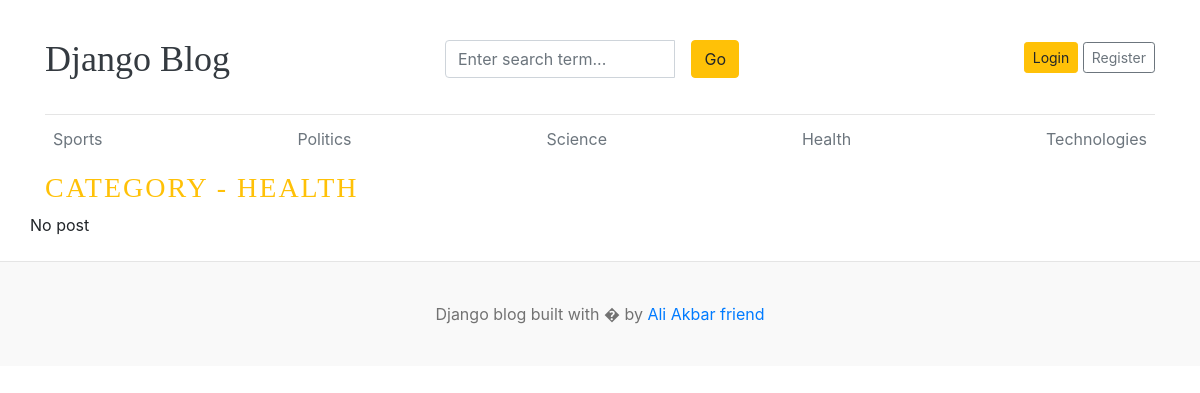
Before: /category/4/ with the older database file.
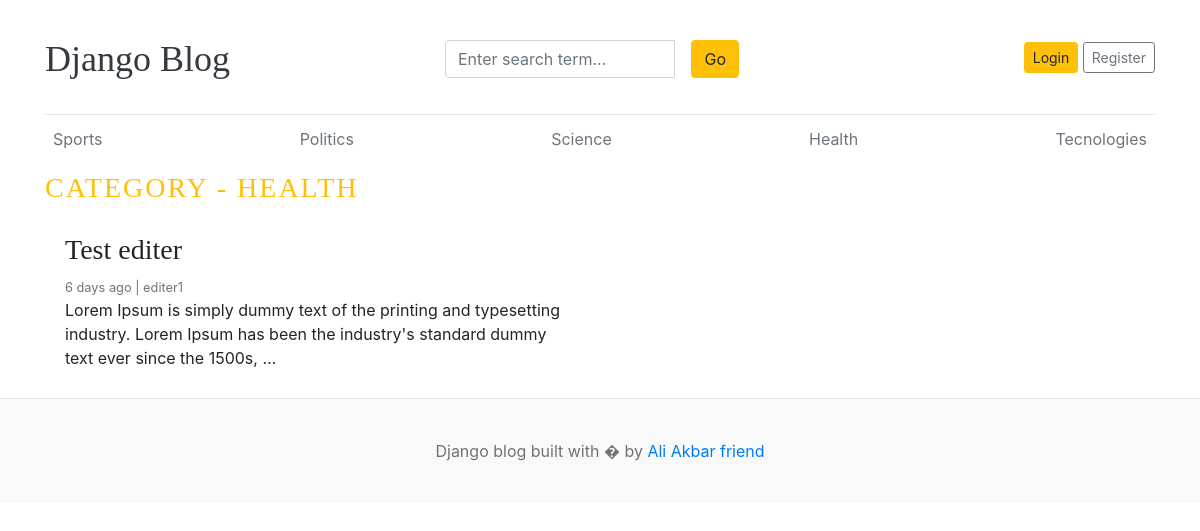
After: the same page with the newer database file.
### blogs/models.py (models this page shows, shortened)
class Category(models.Model):
    category_name= models.CharField(max_length=50 , unique=True)
    created_at = models.DateTimeField(auto_now_add=True)
    updated_at = models.DateTimeField(auto_now_add=True)
    class Meta:
        verbose_name_plural = 'categories'
    def __str__(self):
        return self.category_name

class Blog(models.Model):
    title = models.CharField(max_length=100)
    slug = models.SlugField(max_length=150 , unique=True , blank=True)
    category = models.ForeignKey(Category, on_delete=models.CASCADE)
    author = models.ForeignKey(User , on_delete=models.CASCADE)
    featured_image = models.ImageField(upload_to='uploads/%y/%m/%d')
    short_description = models.TextField(max_length=500)
    blog_body = models.TextField(max_length=2000)
    status = models.CharField(max_length=20 ,choices=STATUS_CHOICE, default='Draft')
    is_featured = models.BooleanField(default=False)
    created_at = models.DateTimeField(auto_now_add=True)
    updated_at = models.DateTimeField(auto_now=True)

### blogs/views.py (the view)
# urls.py: path('<int:category_id>/', views.posts_by_category, name='posts_by_category'),
def posts_by_category(request,category_id):
    posts=Blog.objects.filter(status='Published',category=category_id)
    try:
        category=Category.objects.get(id=category_id)
    except:
        return redirect('home')
    context={
        'posts':posts,
        'category':category,
    }
    return render(request,"posts_by_category.html",context)

### blogs/context_processors.py (called while the page is built)
def get_categories(request):
    categories=Category.objects.all()
    return dict(categories=categories)

def get_social_links(request):
    social_links=SocialLink.objects.all()
    return dict(social_links=social_links)

### templates/posts_by_category.html (shortened to what this page needs)
 {% extends "base.html" %}
    {% block content %}
        <h3 class="text-uppercase text-warning" style="letter-spacing: 2px;">Category - {{category}}</h3>
        <div class="row mb-2">
            {% if posts %}
            {% for post in posts %}
            <div class="col-md-6">
                <div class="card border-0">
                    <div class="card-body">
                        <h3>{{post.title}}</h3>
                        <small class="mb-1 text-muted"> {{post.created_at | timesince}} ago | {{post.author}}</small>
                        <p class="card-text">{{post.short_description| truncatewords:25}}</p>
                    </div>
                </div>
            </div>
            {% endfor %}
            {% else %}
            <p>No post</p>
            {% endif %}
        </div>
    </div>
  {% endblock %}

### templates/base.html (shortened to what this page needs)
{% load static %}
<!DOCTYPE html>
<html lang="en">
<head>
    <link href="https://getbootstrap.com/docs/4.0/dist/css/bootstrap.min.css" rel="stylesheet">
    <link href="{% static 'css/blog.css' %}" rel="stylesheet">
    <link rel="stylesheet" href="https://cdnjs.cloudflare.com/ajax/libs/font-awesome/4.7.0/css/font-awesome.min.css">
</head>
<body>
    <div class="container">
        <header class="blog-header py-3">
            <div class="row flex-nowrap justify-content-between align-items-center">
                <div class="col-4 pt-1">
                    <a class="blog-header-logo text-dark" href="/">Django Blog</a>
                </div>
                <div class="col-4 pt-1">
                    <form action="{% url 'search' %}" method="GET">
                        <div class="card-body ">
                            <div class="input-group">
                                <input class="form-control" type="text" placeholder="Enter search term..."
                                    name="keyword" aria-label="Enter search term..." aria-describedby="button-search"
                                    value="{{keyword}}">
                                <button class="btn btn-warning mx-3" id="button-search" type="submit">
                                    Go
                                </button>
                            </div>
                        </div>
                    </form>
                </div>
                {% if not user.is_authenticated %}
                <div class="col-4 d-flex justify-content-end align-items-center">
                    <a class="btn btn-sm btn-warning" href="{% url 'login' %}">Login</a> &nbsp;
                    <a class="btn btn-sm btn-outline-secondary" href="{% url 'register' %}">Register</a>
                </div>
                {% else %}
                <div class="col-4 d-flex justify-content-end align-items-center">
                <span><a href="{% url 'dashbords' %}">Dashboard</a></span>
                &nbsp;&nbsp;
                <span><a href="{% url 'logout' %}">Logout</a></span>
                </div>
                {% endif %}
            </div>
        </header>
        <div class="nav-scroller py-1 mb-2">
            <nav class="nav d-flex justify-content-between">
                {% for cat in categories %}
                <a class="p-2 text-muted" href="{% url 'posts_by_category' cat.id %}">{{cat.category_name}}</a>
                {% endfor %}
            </nav>
        </div>
        {% block content %}
        {% endblock %}
        <footer class="blog-footer">
            <p>Django blog built with � by <a href="#">Ali Akbar friend</a></p>
        </footer>
</body>
</html>

Changed rows visible on the page:
removed Category: category_name "Technologies"
added Category: category_name "Tecnologies"
added Blog: title "Test editer", created_at "6 days", author "editer1", short_description "Lorem Ipsum is simply dummy text of the printing and typesetting industry. Lorem Ipsum has been the industry's standard dummy text ever since the 1500s, …"
Other visible differences:
text no longer shown: "No post"
